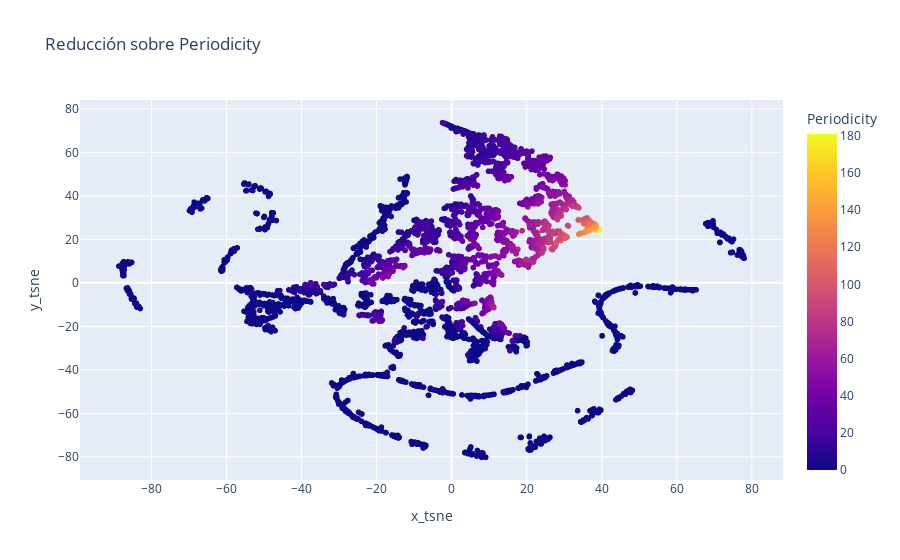

Notebook cell for this chart:
### Code cell
px.scatter(new_df, x="x_tsne", y="y_tsne", color="Periodicity", title="Reducción sobre Periodicity")

### Figure 1 — Plotly figure (JSON) as saved in the notebook; plotly's stock layout.template omitted (floating-point values rounded to 4 significant figures; data arrays with more than 128 entries replaced by an {"elided": "..."} marker saying what was removed)
{"data": [{"hovertemplate": "x_tsne=%{x}<br>y_tsne=%{y}<br>Periodicity=%{marker.color}<extra></extra>", "legendgroup": "", "marker": {"color": {"elided": "4314 float values"}, "coloraxis": "coloraxis", "symbol": "circle"}, "mode": "markers", "name": "", "showlegend": false, "type": "scattergl", "x": {"elided": "4314 float values"}, "xaxis": "x", "y": {"elided": "4314 float values"}, "yaxis": "y"}], "layout": {"coloraxis": {"colorbar": {"title": {"text": "Periodicity"}}, "colorscale": [[0, "#0d0887"], [0.1111, "#46039f"], [0.2222, "#7201a8"], [0.3333, "#9c179e"], [0.4444, "#bd3786"], [0.5556, "#d8576b"], [0.6667, "#ed7953"], [0.7778, "#fb9f3a"], [0.8889, "#fdca26"], [1, "#f0f921"]]}, "legend": {"tracegroupgap": 0}, "title": {"text": "Reducción sobre Periodicity"}, "xaxis": {"anchor": "y", "domain": [0, 1], "title": {"text": "x_tsne"}}, "yaxis": {"anchor": "x", "domain": [0, 1], "title": {"text": "y_tsne"}}}}
